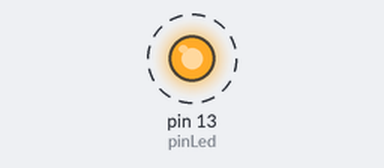
Bench run of a sketch on a simulated Arduino Uno, built with avr-gcc and run on an emulated ATmega328P. Parts: output pins drawn as LEDs (lit = HIGH). Dashed ring = blinking. What the sketch prints to the serial monitor is not drawn.

Above: at 0.5 s.
Timing chart, 0 to 4.6 s (numbered marks = the images above):
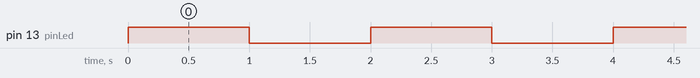

Measured:
- by itself, pin 13 (pinLed): alternates HIGH for 1.0 s and LOW for 1.0 s

The sketch:

mod_3_1_3_chgparam.ino
```cpp
#include <cmdArduino.h>

// Declare a variable that can be used to refer to the
// LED code on the WildLogger board. Likewise the delay
// time was hard-coded originally. Now use a variable.
int pinLed = 13;
int delayTime = 1000;

void setup(){
  cmd.begin(57600); // baud rate for command line
  Serial.println("Lab 1b (module 3.1.3): Command blink");

  pinMode(pinLed, OUTPUT); // originally 13 was hard-coded
  digitalWrite(pinLed, LOW); // off to start with

  cmd.add("blink", cmdBlink); // define name of function
}

void loop(){
  cmd.poll();

  // Get the LED to blink, but allow the delay time to vary
  digitalWrite(pinLed, HIGH);
  delay(delayTime);
  digitalWrite(pinLed, LOW);
  delay(delayTime);
}

void cmdBlink(int argCnt, char **args){
  pinLed = cmd.conv(args[1]);
  delayTime = cmd.conv(args[2]);
}
```
